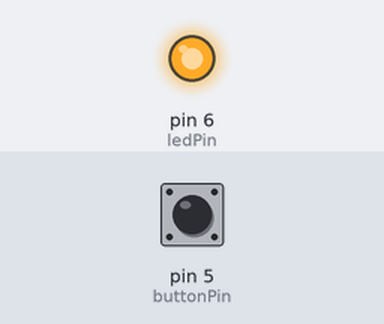
This sketch was run on a simulated Arduino Uno, built with avr-gcc and run on an emulated ATmega328P. Shown: output pins drawn as LEDs (lit = HIGH). Inputs (shaded band) come from the test bench; at power-on: pin 5 (buttonPin) HIGH.

Above: at 1.2 s.
1.3 s: pin 5 (buttonPin) pulled LOW for 0.15 s
At 2.2 s:
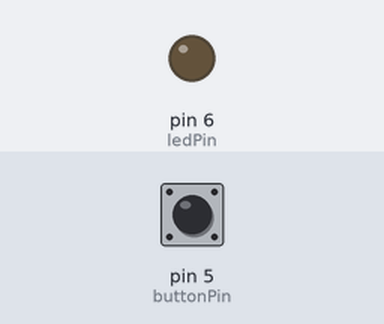
2.9 s: pin 5 (buttonPin) pulled LOW for 1 s
At 4.6 s:
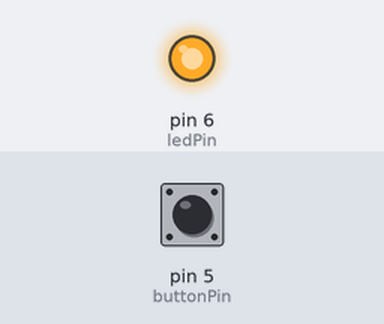
5.4 s: pin 5 (buttonPin) pulled LOW for 3.2 s
At 9.4 s:
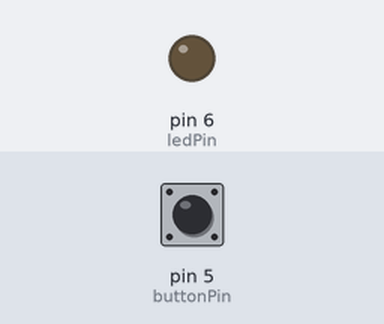
Timing chart, 0 to 10.9 s (numbered marks = the images above; inputs shaded):
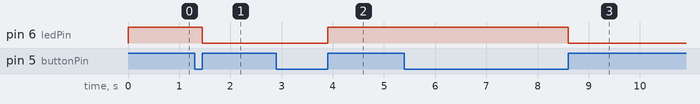

Measured:
- after the input at 1.3 s, pin 6 (ledPin): HIGH → LOW after 0.15 s
- after the input at 2.9 s, pin 6 (ledPin): LOW → HIGH after 1.0 s
- after the input at 5.4 s, pin 6 (ledPin): HIGH → LOW after 3.2 s

The sketch:

Buttonlock3.ino
```cpp
/**非自锁按键控制模式：按一下得电，再按一下失电，只要按钮被按下，状态就改变**/
#define ledPin 6
#define buttonPin 5


// variables will change:
uint8_t buttonState = 1;              // variable for reading the pushbutton status
bool buttonStateFlag =true;
bool ledStateFlag=false;
void setup()
{
  // initialize the LED pin as an output:
  pinMode(ledPin, OUTPUT);
  // initialize the pushbutton pin as an input:
  pinMode(buttonPin, INPUT_PULLUP);//
}


void loop()
{
  buttonState = digitalRead(buttonPin);

  if (buttonState == HIGH&&buttonStateFlag==true)
{
    ledStateFlag=!ledStateFlag;
    digitalWrite(ledPin, ledStateFlag);
    buttonStateFlag=false;
  }
  else if(buttonState == LOW)
{
    buttonStateFlag=true;
    while(!digitalRead(buttonPin));//按键不释放，就一直停在这里
  }
}
```
